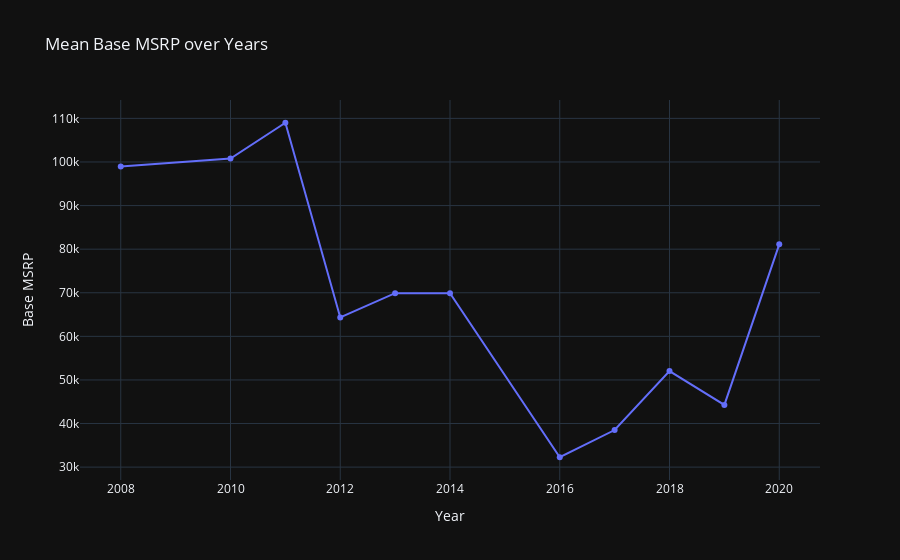

The code cell stored with this chart in its notebook:
### Code cell
yearly_stats = data_v2.groupby('Model Year').agg({'Base MSRP': 'mean', 'Electric Range': 'mean'})
px.line(x=yearly_stats.index, y=yearly_stats['Base MSRP'], markers='o',
        title='Mean Base MSRP over Years',
        labels={'x': 'Year', 'y': 'Base MSRP'}).update_layout(
    template='plotly_dark')

### Figure 1 — Plotly figure (JSON) as saved in the notebook; plotly's stock layout.template omitted (floating-point values rounded to 4 significant figures)
{"data": [{"hovertemplate": "Year=%{x}<br>Base MSRP=%{y}<extra></extra>", "legendgroup": "", "line": {"color": "#636efa", "dash": "solid"}, "marker": {"symbol": "circle"}, "mode": "markers+lines", "name": "", "orientation": "v", "showlegend": false, "x": [2008, 2010, 2011, 2012, 2013, 2014, 2016, 2017, 2018, 2019, 2020], "xaxis": "x", "y": [98950.0, 100800.0, 109000.0, 64350.0, 69900.0, 69900.0, 32260.0, 38500.0, 52040.0, 44270.0, 81100.0], "yaxis": "y", "type": "scatter"}], "layout": {"xaxis": {"anchor": "y", "domain": [0.0, 1.0], "title": {"text": "Year"}}, "yaxis": {"anchor": "x", "domain": [0.0, 1.0], "title": {"text": "Base MSRP"}}, "legend": {"tracegroupgap": 0}, "title": {"text": "Mean Base MSRP over Years"}}}
